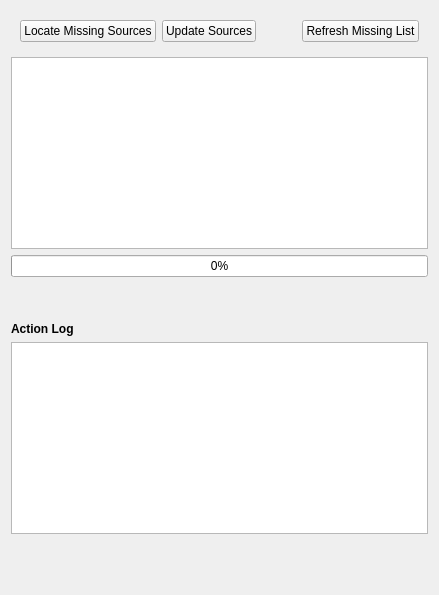
          <widget class="QWidget" name="tab_10">
           <attribute name="title">
            <string>Locator</string>
           </attribute>
           <layout class="QVBoxLayout" name="verticalLayout_9">
            <item>
             <layout class="QHBoxLayout" name="horizontalLayout_10">
              <property name="spacing">
               <number>6</number>
              </property>
              <property name="leftMargin">
               <number>9</number>
              </property>
              <property name="topMargin">
               <number>9</number>
              </property>
              <property name="rightMargin">
               <number>9</number>
              </property>
              <property name="bottomMargin">
               <number>9</number>
              </property>
              <item>
               <widget class="QPushButton" name="locateSourcesButton">
                <property name="text">
                 <string>Locate Missing Sources</string>
                </property>
               </widget>
              </item>
              <item>
               <widget class="QPushButton" name="updateSourcesButton">
                <property name="text">
                 <string>Update Sources</string>
                </property>
               </widget>
              </item>
              <item>
               <spacer name="horizontalSpacer_5">
                <property name="orientation">
                 <enum>Qt::Horizontal</enum>
                </property>
                <property name="sizeHint" stdset="0">
                 <size>
                  <width>40</width>
                  <height>20</height>
                 </size>
                </property>
               </spacer>
              </item>
              <item>
               <widget class="QPushButton" name="locatorRefreshButton">
                <property name="text">
                 <string>Refresh Missing List</string>
                </property>
               </widget>
              </item>
             </layout>
            </item>
            <item>
             <widget class="QTreeView" name="locatorTreeView"/>
            </item>
            <item>
             <widget class="QProgressBar" name="locatorProgressBar">
              <property name="enabled">
               <bool>true</bool>
              </property>
              <property name="value">
               <number>0</number>
              </property>
              <property name="textVisible">
               <bool>true</bool>
              </property>
             </widget>
            </item>
            <item>
             <layout class="QHBoxLayout" name="horizontalLayout_13">
              <property name="rightMargin">
               <number>2</number>
              </property>
              <property name="bottomMargin">
               <number>19</number>
              </property>
              <item>
               <widget class="QLabel" name="locatorProgessBarLabel">
                <property name="text">
                 <string/>
                </property>
               </widget>
              </item>
              <item>
               <widget class="QLabel" name="timeEstimateLabel">
                <property name="minimumSize">
                 <size>
                  <width>18</width>
                  <height>0</height>
                 </size>
                </property>
                <property name="maximumSize">
                 <size>
                  <width>100</width>
                  <height>16777215</height>
                 </size>
                </property>
                <property name="layoutDirection">
                 <enum>Qt::RightToLeft</enum>
                </property>
                <property name="text">
                 <string/>
                </property>
                <property name="alignment">
                 <set>Qt::AlignRight|Qt::AlignTrailing|Qt::AlignVCenter</set>
                </property>
               </widget>
              </item>
             </layout>
            </item>
            <item>
             <widget class="QLabel" name="label_17">
              <property name="font">
               <font>
                <weight>75</weight>
                <bold>true</bold>
               </font>
              </property>
              <property name="text">
               <string>Action Log</string>
              </property>
             </widget>
            </item>
            <item>
             <widget class="QTextEdit" name="locatorLogTextEdit">
              <property name="font">
               <font>
                <family>Lucida Sans Typewriter</family>
                <weight>50</weight>
                <bold>false</bold>
               </font>
              </property>
             </widget>
            </item>
            <item>
             <spacer name="verticalSpacer_6">
              <property name="orientation">
               <enum>Qt::Vertical</enum>
              </property>
              <property name="sizeType">
               <enum>QSizePolicy::Expanding</enum>
              </property>
              <property name="sizeHint" stdset="0">
               <size>
                <width>20</width>
                <height>50</height>
               </size>
              </property>
             </spacer>
            </item>
           </layout>
          </widget>
